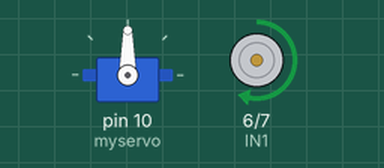
This sketch was run on a simulated Arduino Uno, built with avr-gcc and run on an emulated ATmega328P. Parts: servo, motor-driver pin pairs drawn as motors (green arrow = first pin HIGH = forward, orange = second pin HIGH = backward, longer = more drive, scaled by the enable pin).

Above: at 0.05 s.
At 4.0 s:
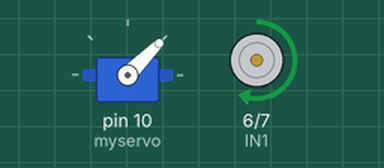
Timing chart, 0 to 4.6 s (numbered marks = the images above):
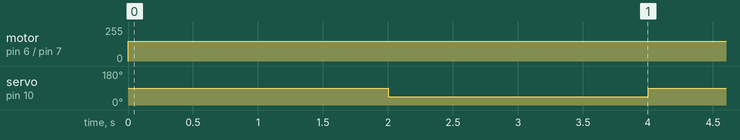

The sketch:

driod.ino
```cpp
#include <Servo.h>

const int ENA = 5; // Enable pin for motor driver
const int IN1 = 6; // Motor direction control pin 1
const int IN2 = 7; // Motor direction control pin 2

int speed = 150; // range from 0 (stop) to 255 (max speed)
Servo myservo;

void setup(){
  pinMode(IN1, OUTPUT);
  pinMode(IN2, OUTPUT);
  pinMode(ENA, OUTPUT);
  myservo.attach(10, 500, 2400); // Adjusts the min/max range for smoother turning (pin 10)
}

void loop(){
  // --- Move in Circle ---
  forward(speed, 1);
  left(speed, 1, 45); // Turn left for 1 second
}

// Distance in feet
int distance_to_time(int distance) {
  // If car moves at 6 inch per second
  // therefore 0.5 ft per second
  int seconds = distance/0.5; //assumed
  return seconds*1000;
}

// 45 <= angle < 90
void left(int speed, int distance, int angle) {
  myservo.write(angle); // Turn wheels to the left
  forward(speed, distance);
  myservo.write(90); // Re-center the wheels
  stop();
}

// 90 < angle <= 135
void right(int speed, int distance, int angle) {
  myservo.write(angle); // Turn wheels to the right
  forward(speed, distance);
  myservo.write(90); // Re-center the wheels
  stop();
}

void forward(int speed, int distance){
  digitalWrite(IN1, HIGH); // Forward rotation high
  digitalWrite(IN2, LOW);
  analogWrite(ENA, speed);
  int time = distance_to_time(distance);
  delay(time);
}

// Distance in feet
void back(int speed, int distance){
  digitalWrite(IN1, LOW);
  digitalWrite(IN2, HIGH); // Backward rotation high
  analogWrite(ENA, speed);
  int time = distance_to_time(distance);
  delay(time);
}

void stop(){
  digitalWrite(IN1, LOW);
  digitalWrite(IN2, LOW);
}
```

Measured:
- by itself, motor on pin 6 (IN1) / pin 7 (IN2): stopped → forward 150/255 at 0.00 s
- by itself, servo on pin 10 (myservo): alternates 90° for 2.0 s and 45° for 2.0 s
